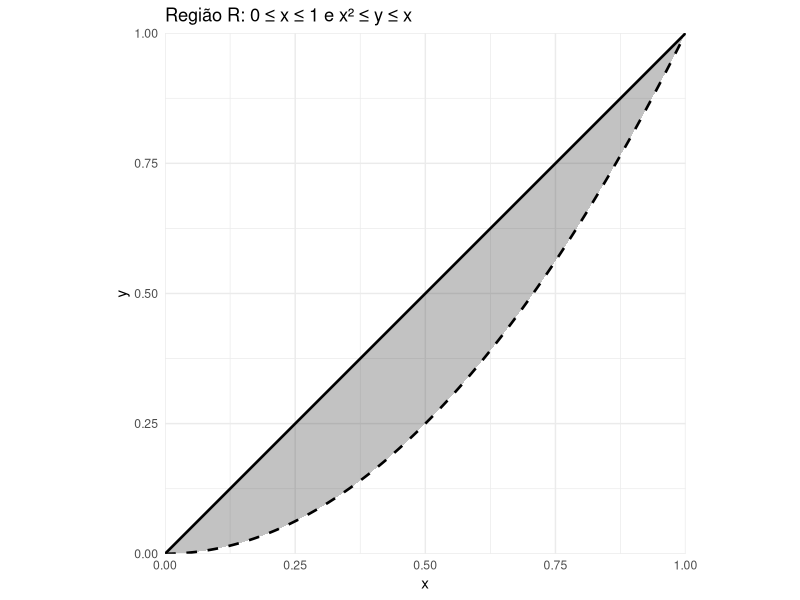
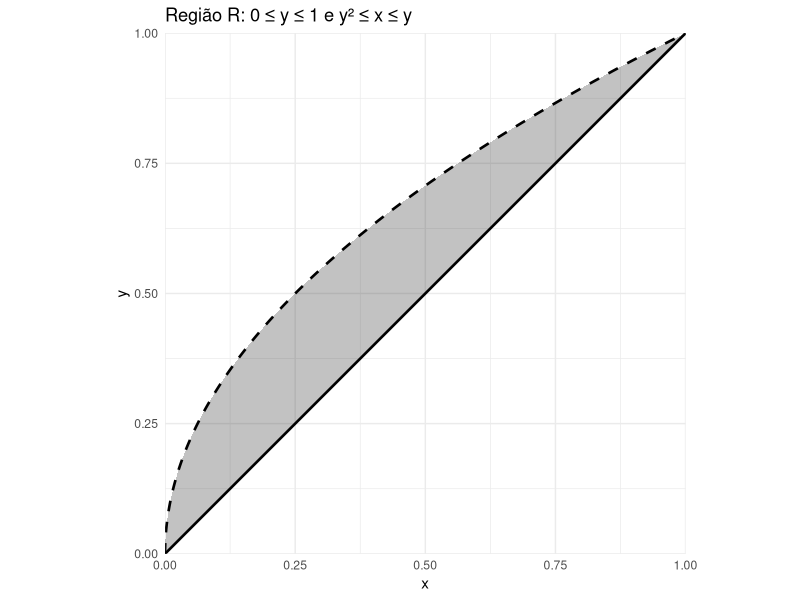
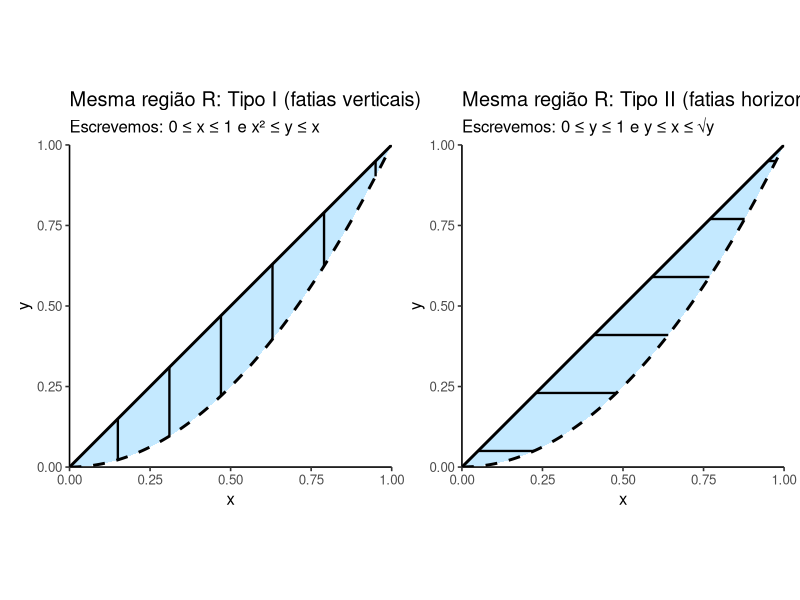
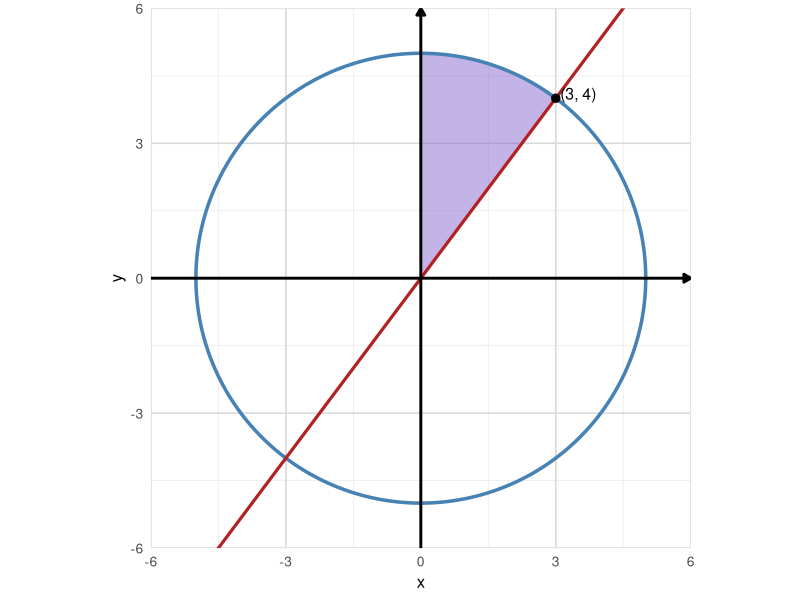
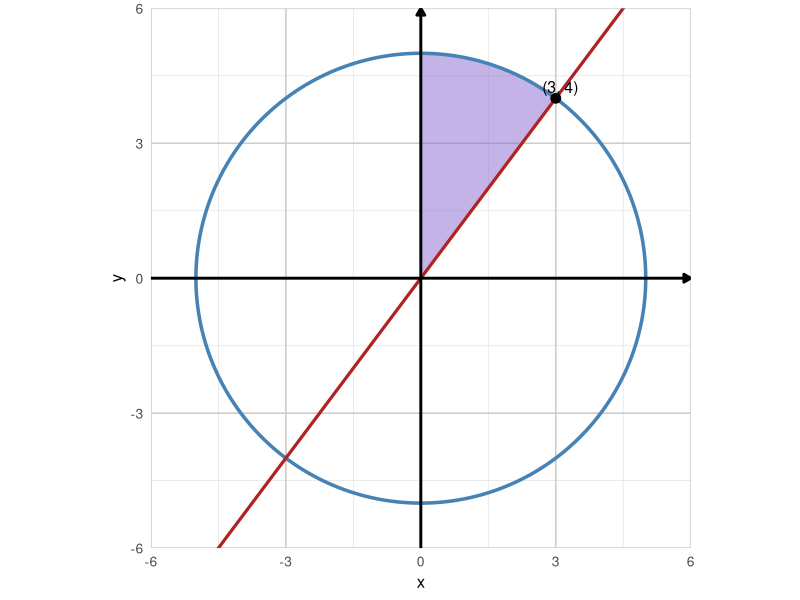
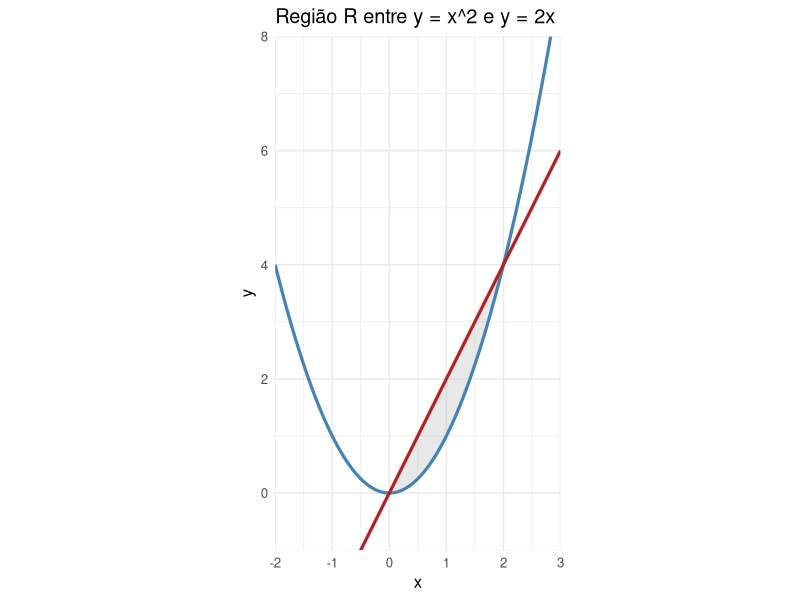
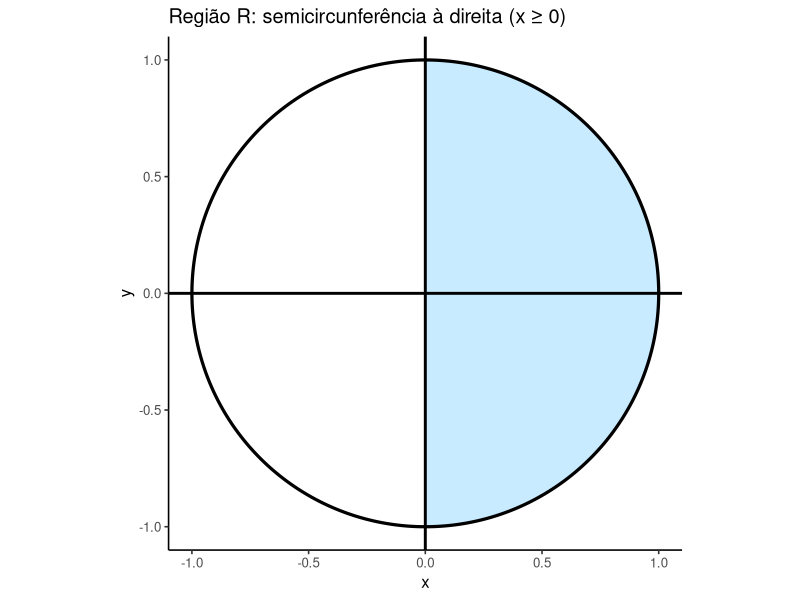
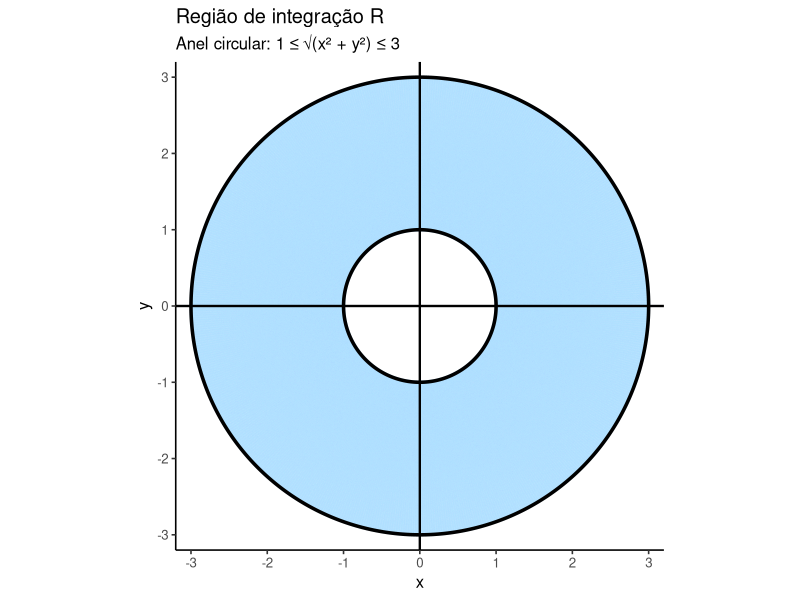

Reproduce these figures in R, in order.
## ---- chunk 1
#| echo: false
#| message: false
#| warning: false
#| fig-width: 6
#| fig-height: 4

library(ggplot2)

# Curvas e região: 0 <= x <= 1, x^2 <= y <= x
x <- seq(0, 1, length.out = 500)
df <- data.frame(
  x = x,
  y_lower = x^2,
  y_upper = x
)

ggplot(df, aes(x = x)) +
  # Região sombreada
  geom_ribbon(aes(ymin = y_lower, ymax = y_upper), alpha = 0.3) +
  # Curvas de fronteira
  geom_line(aes(y = y_upper), linewidth = 0.9) +
  geom_line(aes(y = y_lower), linewidth = 0.9, linetype = "dashed") +
  # Ajustes
  coord_fixed(xlim = c(0, 1), ylim = c(0, 1), expand = FALSE) +
  labs(
    title = "Região R: 0 ≤ x ≤ 1 e x² ≤ y ≤ x",
    x = "x",
    y = "y"
  ) +
  theme_minimal()
## ---- chunk 2
#| echo: false
#| message: false
#| warning: false
#| fig-width: 6
#| fig-height: 4

library(ggplot2)

# Curvas e região: 0 <= y <= 1, y^2 <= x <= y

y <- seq(0, 1, length.out = 500)
df2 <- data.frame(
y = y,
x_lower = y^2,
x_upper = y
)

ggplot(df2, aes(y = y)) +

# Região sombreada (agora "horizontal": x varia entre duas curvas)

geom_ribbon(aes(xmin = x_lower, xmax = x_upper), alpha = 0.3) +

#Curvas de fronteira

geom_line(aes(x = x_upper), linewidth = 0.9) +
geom_line(aes(x = x_lower), linewidth = 0.9, linetype = "dashed") +

#Ajustes

coord_fixed(xlim = c(0, 1), ylim = c(0, 1), expand = FALSE) +
labs(
title = "Região R: 0 ≤ y ≤ 1 e y² ≤ x ≤ y",
x = "x",
y = "y"
) +
theme_minimal()
## ---- chunk 3
#| echo: false
#| message: false
#| warning: false
#| fig-width: 10
#| fig-height: 4.5

library(ggplot2)
library(patchwork)

# Curvas: y = x^2 e y = x no intervalo 0<=x<=1
x <- seq(0, 1, length.out = 600)
df <- data.frame(x = x, y1 = x^2, y2 = x)

# ---------- Painel 1: Tipo I (fatias verticais) ----------
# Escolha de alguns x's para desenhar fatias verticais
xs <- seq(0.15, 0.95, length.out = 6)
df_slices_v <- data.frame(
  x = xs,
  y_bottom = xs^2,
  y_top = xs
)

pI <- ggplot(df, aes(x = x)) +
  # região sombreada
  geom_ribbon(aes(ymin = y1, ymax = y2), fill = "lightskyblue1", alpha = 0.75) +
  # fronteiras
  geom_line(aes(y = y2), linewidth = 1) +
  geom_line(aes(y = y1), linewidth = 1, linetype = "dashed") +
  # fatias verticais
  geom_segment(
    data = df_slices_v,
    aes(x = x, xend = x, y = y_bottom, yend = y_top),
    linewidth = 0.8
  ) +
  coord_fixed(xlim = c(0,1), ylim = c(0,1), expand = FALSE) +
  labs(
    title = "Mesma região R: Tipo I (fatias verticais)",
    subtitle = "Escrevemos: 0 ≤ x ≤ 1 e x² ≤ y ≤ x",
    x = "x", y = "y"
  ) +
  theme_classic(base_size = 12)

# ---------- Painel 2: Tipo II (fatias horizontais) ----------
# Para o mesmo R: 0<=y<=1, y <= x <= sqrt(y)
ys <- seq(0.05, 0.95, length.out = 6)
df_slices_h <- data.frame(
  y = ys,
  x_left = ys,          # x = y
  x_right = sqrt(ys)    # x = sqrt(y)
)

# Curvas em função de y para desenhar fronteiras no painel II
y <- seq(0, 1, length.out = 600)
df2 <- data.frame(y = y, x_left = y, x_right = sqrt(y))

pII <- ggplot(df2, aes(y = y)) +
  # região sombreada (x entre duas curvas)
  geom_ribbon(aes(xmin = x_left, xmax = x_right), fill = "lightskyblue1", alpha = 0.75) +
  # fronteiras
  geom_line(aes(x = x_left), linewidth = 1) +
  geom_line(aes(x = x_right), linewidth = 1, linetype = "dashed") +
  # fatias horizontais
  geom_segment(
    data = df_slices_h,
    aes(y = y, yend = y, x = x_left, xend = x_right),
    linewidth = 0.8
  ) +
  coord_fixed(xlim = c(0,1), ylim = c(0,1), expand = FALSE) +
  labs(
    title = "Mesma região R: Tipo II (fatias horizontais)",
    subtitle = "Escrevemos: 0 ≤ y ≤ 1 e y ≤ x ≤ √y",
    x = "x", y = "y"
  ) +
  theme_classic(base_size = 12)

# Combinar lado a lado
p <- pI | pII
p
## ---- chunk 4
#| echo: false
#| message: false
#| warning: false
#| fig-width: 6
#| fig-height: 6

library(ggplot2)
library(grid)

#-------------------------
#Curvas
#-------------------------

theta <- seq(0, 2*pi, length.out = 600)
circle <- data.frame(
x = 5*cos(theta),
y = 5*sin(theta)
)

x <- seq(0, 3, length.out = 400)
region <- data.frame(
x = x,
y_lower = 4*x/3,
y_upper = sqrt(25 - x^2)
)

#-------------------------
#Gráfico
#-------------------------

ggplot() +

#Região sombreada

geom_ribbon(
data = region,
aes(x = x, ymin = y_lower, ymax = y_upper),
fill = "mediumpurple3",
alpha = 0.5
) +

#Círculo

geom_path(
data = circle,
aes(x = x, y = y),
color = "steelblue",
linewidth = 1.2
) +

#Reta y = 4x/3

geom_abline(
slope = 4/3,
intercept = 0,
color = "firebrick",
linewidth = 1.1
) +

#Ponto (3,4)

geom_point(aes(x = 3, y = 4), size = 2.5) +
annotate("text", x = 3.1, y = 4.1, label = "(3, 4)", hjust = 0, size = 4) +

#Eixos com setas

annotate(
"segment", x = -6, y = 0, xend = 6, yend = 0,
arrow = arrow(type = "closed", length = unit(0.2, "cm")),
linewidth = 1
) +
annotate(
"segment", x = 0, y = -6, xend = 0, yend = 6,
arrow = arrow(type = "closed", length = unit(0.2, "cm")),
linewidth = 1
) +

#Ajustes finais

coord_fixed(xlim = c(-6, 6), ylim = c(-6, 6), expand = FALSE) +
labs(x = "x", y = "y") +
theme_minimal(base_size = 12) +
theme(
panel.grid.major = element_line(color = "grey85"),
panel.grid.minor = element_line(color = "grey92"),
axis.title = element_text(size = 12),
axis.text = element_text(size = 10)
)
## ---- chunk 5
#| echo: false
#| message: false
#| warning: false
#| fig-width: 6.5
#| fig-height: 6.5

library(ggplot2)
library(grid)

# Círculo x^2 + y^2 = 25
theta <- seq(0, 2*pi, length.out = 800)
circle <- data.frame(x = 5*cos(theta), y = 5*sin(theta))

# Reta y = 4x/3
x_line <- seq(-6, 6, length.out = 400)
line <- data.frame(x = x_line, y = (4/3)*x_line)

# Região: 0 <= x <= 3, 4x/3 <= y <= sqrt(25 - x^2)
x_reg <- seq(0, 3, length.out = 600)
region <- data.frame(
  x = x_reg,
  y_lower = (4/3)*x_reg,
  y_upper = sqrt(25 - x_reg^2)
)

ggplot() +
  # Região
  geom_ribbon(
    data = region,
    aes(x = x, ymin = y_lower, ymax = y_upper),
    fill = "mediumpurple3",
    alpha = 0.5
  ) +
  # Círculo
  geom_path(
    data = circle,
    aes(x = x, y = y),
    color = "steelblue",
    linewidth = 1.2
  ) +
  # Reta
  geom_line(
    data = line,
    aes(x = x, y = y),
    color = "firebrick",
    linewidth = 1.1
  ) +
  # # Segmento horizontal (GARANTIDO) entre (0,4) e (3,4)
  # annotate(
  #   "segment",
  #   x = 0, y = 4, xend = 3, yend = 4,
  #   linewidth = 1, color = "black"
  # ) +
  # Pontos
  #geom_point(aes(x = 0, y = 4), size = 3) +
  geom_point(aes(x = 3, y = 4), size = 3) +
  #annotate("text", x = -0.5, y = 4.25, label = "(0, 4)", size = 4) +
  annotate("text", x = 3.1, y = 4.25, label = "(3, 4)", size = 4) +
  # Eixos com setas
  annotate(
    "segment", x = -6, y = 0, xend = 6, yend = 0,
    arrow = arrow(type = "closed", length = unit(0.2, "cm")),
    linewidth = 1
  ) +
  annotate(
    "segment", x = 0, y = -6, xend = 0, yend = 6,
    arrow = arrow(type = "closed", length = unit(0.2, "cm")),
    linewidth = 1
  ) +
  coord_fixed(xlim = c(-6, 6), ylim = c(-6, 6), expand = FALSE) +
  labs(x = "x", y = "y") +
  theme_minimal(base_size = 12) +
  theme(
    panel.grid.major = element_line(color = "grey80"),
    panel.grid.minor = element_line(color = "grey90"),
    axis.text = element_text(size = 10)
  )
## ---- chunk 6
#| echo: false
#| message: false
#| warning: false
#| fig-width: 6
#| fig-height: 5.5

library(ggplot2)

x <- seq(-2, 3, length.out = 600)
df <- data.frame(
  x = x,
  y_parab = x^2,
  y_line = 2*x
)

# região (somente entre 0 e 2)
x_reg <- seq(0, 2, length.out = 400)
df_reg <- data.frame(
  x = x_reg,
  y_lower = x_reg^2,
  y_upper = 2*x_reg
)

ggplot() +
  geom_ribbon(
    data = df_reg,
    aes(x = x, ymin = y_lower, ymax = y_upper),
    fill = "gray",
    alpha = 0.35
  ) +
  geom_line(data = df, aes(x = x, y = y_parab), linewidth = 1.1, color = "steelblue") +
  geom_line(data = df, aes(x = x, y = y_line),  linewidth = 1.1, color = "firebrick") +
  coord_fixed(xlim = c(-2, 3), ylim = c(-1, 8), expand = FALSE) +
  labs(
    title = "Região R entre y = x^2 e y = 2x",
    x = "x", y = "y"
  ) +
  theme_minimal(base_size = 12)
## ---- chunk 7
#| echo: false
#| message: false
#| warning: false
#| fig-width: 6
#| fig-height: 5.5
#| fig-align: center

library(ggplot2)

# fronteira do círculo unitário
theta <- seq(0, 2*pi, length.out = 800)
circle <- data.frame(x = cos(theta), y = sin(theta))

# região: 0<=x<=1, -sqrt(1-x^2) <= y <= sqrt(1-x^2)
x <- seq(0, 1, length.out = 600)
region <- data.frame(
  x = x,
  y_lower = -sqrt(1 - x^2),
  y_upper =  sqrt(1 - x^2)
)

ggplot() +
  geom_ribbon(
    data = region,
    aes(x = x, ymin = y_lower, ymax = y_upper),
    fill = "lightskyblue1", alpha = 0.7
  ) +
  geom_path(data = circle, aes(x = x, y = y), linewidth = 1.1) +
  geom_vline(xintercept = 0, linewidth = 1) +
  geom_hline(yintercept = 0, linewidth = 1) +
  coord_fixed(xlim = c(-1.1, 1.1), ylim = c(-1.1, 1.1), expand = FALSE) +
  labs(
    title = "Região R: semicircunferência à direita (x ≥ 0)",
    x = "x", y = "y"
  ) +
  theme_classic(base_size = 12)
## ---- chunk 8
#| echo: false
#| message: false
#| warning: false
#| fig-width: 6
#| fig-height: 6
#| fig-align: center

library(ggplot2)

# Ângulo para os círculos
theta <- seq(0, 2*pi, length.out = 600)

# Círculos r = 1 e r = 3
circle_inner <- data.frame(
  x = cos(theta),
  y = sin(theta)
)

circle_outer <- data.frame(
  x = 3*cos(theta),
  y = 3*sin(theta)
)

# Região sombreada (anel)
r <- seq(1, 3, length.out = 300)
region <- expand.grid(
  r = r,
  theta = theta
)
region$x <- region$r * cos(region$theta)
region$y <- region$r * sin(region$theta)

ggplot() +
  # Região R
  geom_point(
    data = region,
    aes(x = x, y = y),
    color = "lightskyblue1",
    alpha = 0.25,
    size = 0.6
  ) +
  # Fronteiras
  geom_path(
    data = circle_inner,
    aes(x = x, y = y),
    linewidth = 1.2
  ) +
  geom_path(
    data = circle_outer,
    aes(x = x, y = y),
    linewidth = 1.2
  ) +
  # Eixos
  geom_hline(yintercept = 0, linewidth = 0.8) +
  geom_vline(xintercept = 0, linewidth = 0.8) +
  # Ajustes visuais
  coord_fixed(xlim = c(-3.2, 3.2), ylim = c(-3.2, 3.2), expand = FALSE) +
  labs(
    title = "Região de integração R",
    subtitle = "Anel circular: 1 ≤ √(x² + y²) ≤ 3",
    x = "x",
    y = "y"
  ) +
  theme_classic(base_size = 12)

